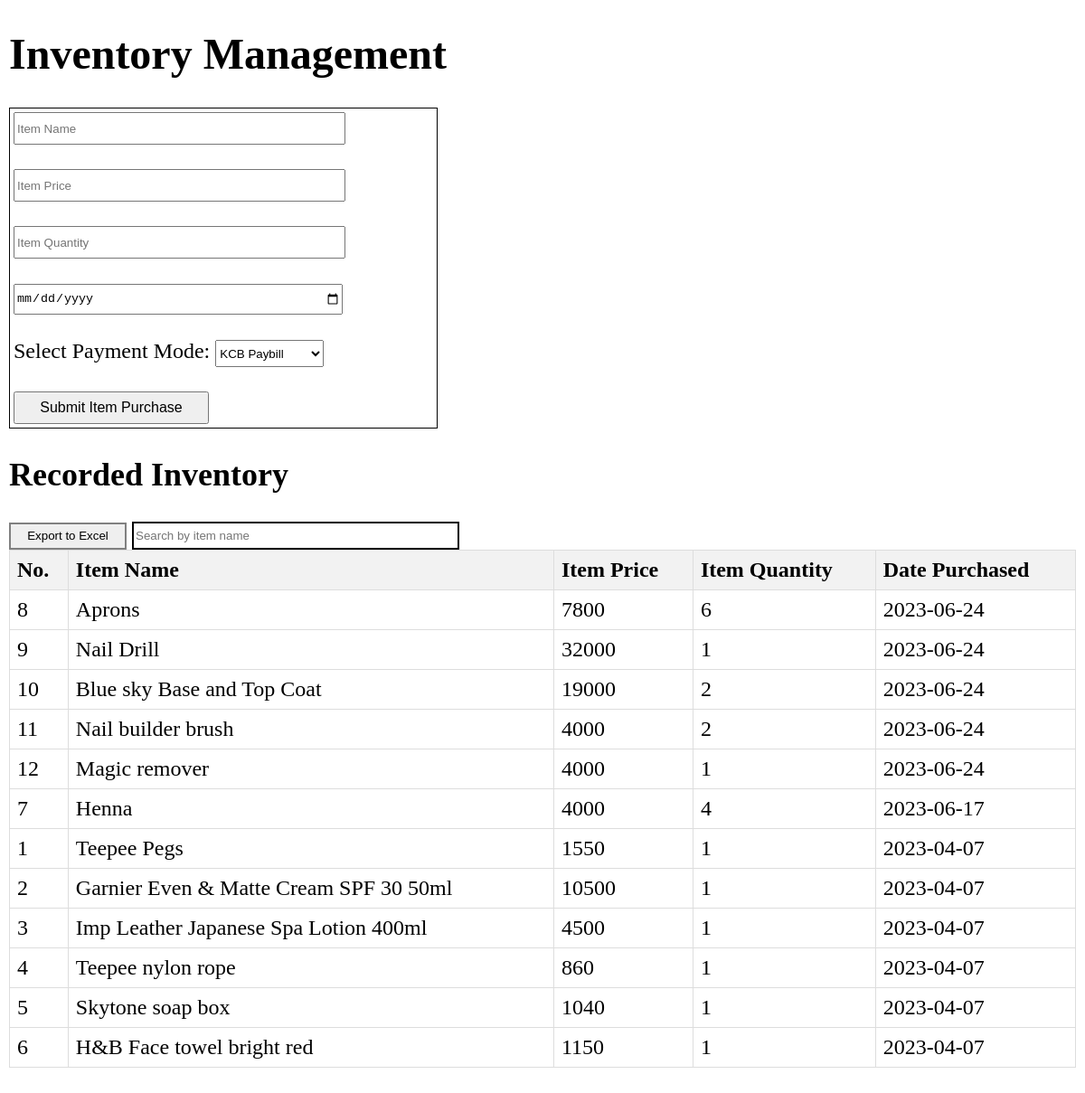
Screenshot of /inventory1.php (signed in) with the database file from the repository.
### tables this page shows
CREATE TABLE `inventory` (
  `id` int(11) NOT NULL AUTO_INCREMENT,
  `name` text NOT NULL,
  `price` decimal(11,0) NOT NULL,
  `quantity` text NOT NULL,
  `date` text NOT NULL,
  `paidFrom` text NOT NULL,
  PRIMARY KEY (`id`)
);

### inventory1.php (the view, shortened to what this page needs)
<?php
    $db_servername = $_ENV['DB_HOST'];
    $db_username = $_ENV['DB_USERNAME'];
    $db_password = $_ENV['DB_PASSWORD'];
    $dbname = $_ENV['DB_NAME'];
    $conn = new mysqli($db_servername, $db_username, $db_password, $dbname);
?>
<!DOCTYPE html>
<html en-US>
    <head>
        <link rel="stylesheet" type="text/css" href="style.css"/>
    </head>
    <body class="body">
        <div class="body-content" >
            <h1>Inventory Management</h1>
            <div class="formInventory">
                <form id="submitInventory" style="width: 80%; padding: 4px;" method="POST" action="">
                    <input placeholder="Item Name" type="text" name="item-name" style="width: 95%; height: 30px;" required>
                    <br>
                    <br>
                    <input placeholder="Item Price" type="number" name="item-price" style="width: 95%; height: 30px;" required>
                    <br>
                    <br>
                    <input placeholder="Item Quantity" type="number" name="item-quantity"style="width: 95%; height: 30px;" required>
                    <br>
                    <br>
                    <input placeholder="Date of purchase" type="date" name="date" style="width: 95%; height: 30px;" required>
                    <br>
                    <br>
                    Select Payment Mode:
                    <select name="payment-mode" style="width: 120px; height: 30px;" required>
                        <option name="kcb" >KCB Paybill</option>
                    </select>
                    <br>
                    <br>
                    <input type="submit" value="Submit Item Purchase" name="submitInventory" style="width: 180px; height: 30px;align-items: center;justify-content: center;zoom:120%;" />
                </form>
            </div>
            <h2> Recorded Inventory</h2>
            <?php
                $export_allowed = false;
                if (isset($_SESSION['username']) && ($_SESSION['username'] == $_ENV['ADMIN1'] || $_SESSION['username'] == $_ENV['ADMIN2'])) {
                    $export_allowed = true;
                }
            ?>
            <button <?php if (!$export_allowed) { echo 'disabled'; } ?> onclick="exportTableToExcel('inventory-table', 'inventory')" style="border:2px solid grey; width:130px; height:30px;" >Export to Excel</button>
            <input type="text" id="inventory-search" placeholder="Search by item name" style="width:30%; height:25px; border: 2px solid #000;" >
            <table id="inventory-table">
                <thead>
                    <tr>
                        <th>No.</th>
                        <th>Item Name</th>
                        <th>Item Price</th>
                        <th>Item Quantity</th>
                        <th>Date Purchased</th>
                    </tr>
                </thead>
                <tbody>
                    <?php
                        $sqlInventory = "SELECT id, name, price, quantity, date FROM inventory ORDER BY date DESC";
                        $result = $conn->query($sqlInventory);
                        if ($result->num_rows > 0) {
                            while($row = $result->fetch_assoc()) {
                                echo "<tr><td>" . $row["id"] . "</td><td>" . $row["name"] . "</td><td>" . $row["price"] . "</td><td>" . $row["quantity"] . "</td><td>" . $row["date"] . "</td></tr>";
                            }
                        } else {
                            echo "<tr><td colspan='3'>No results found.</td></tr>";
                        }
                    ?>
                </tbody>
            </table>
            <br>
            <br>
            <br>
        </div>
    </body>
</html>

### style.css (style rules this page uses)
.body { font-size: 24px; margin: 10px; font-family: Garamond; margin-top: 0; top: 101px; left: 221px; }
.body-content { transition: transform 0.3s ease; transform: translateX(0); }
table, th, td { border: 1px solid #ddd; text-align: center; }

### inventory1.php (style rules this page uses)
table { border-collapse: collapse; width: 100%; }
th, td { text-align: left; padding: 8px; border: 1px solid #ddd; }
th { background-color: #f2f2f2; }
.formInventory { border:1px solid black; display:flex; width: 40%; }

### rows the page displays
inventory: id "8", name "Aprons", price "7800", quantity "6", date "2023-06-24"
inventory: id "9", name "Nail Drill", price "32000", quantity "1", date "2023-06-24"
inventory: id "10", name "Blue sky Base and Top Coat", price "19000", quantity "2", date "2023-06-24"
inventory: id "11", name "Nail builder brush", price "4000", quantity "2", date "2023-06-24"
inventory: id "12", name "Magic remover", price "4000", quantity "1", date "2023-06-24"
inventory: id "7", name "Henna", price "4000", quantity "4", date "2023-06-17"
inventory: id "1", name "Teepee Pegs", price "1550", quantity "1", date "2023-04-07"
inventory: id "2", name "Garnier Even & Matte Cream SPF 30 50ml", price "10500", quantity "1", date "2023-04-07"
inventory: id "3", name "Imp Leather Japanese Spa Lotion 400ml", price "4500", quantity "1", date "2023-04-07"
inventory: id "4", name "Teepee nylon rope", price "860", quantity "1", date "2023-04-07"
inventory: id "5", name "Skytone soap box", price "1040", quantity "1", date "2023-04-07"
inventory: id "6", name "H&B Face towel bright red", price "1150", quantity "1", date "2023-04-07"
